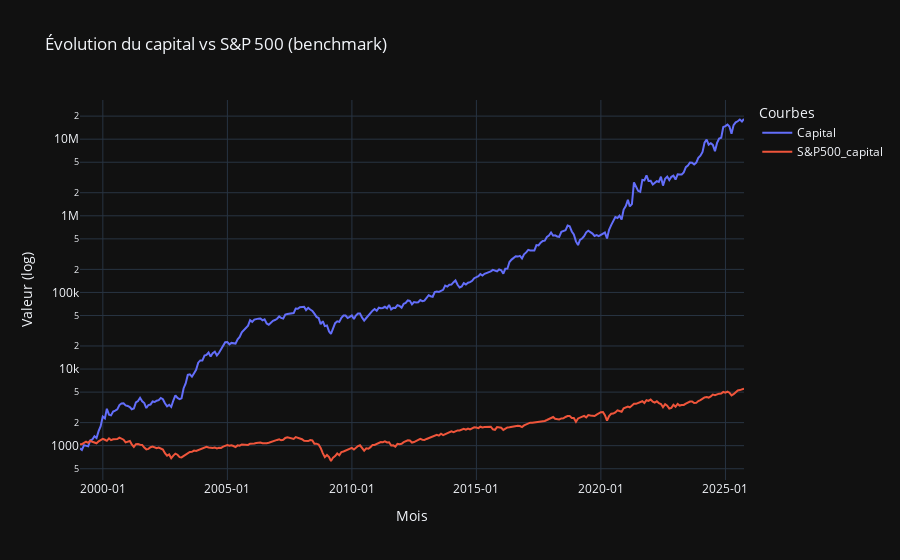
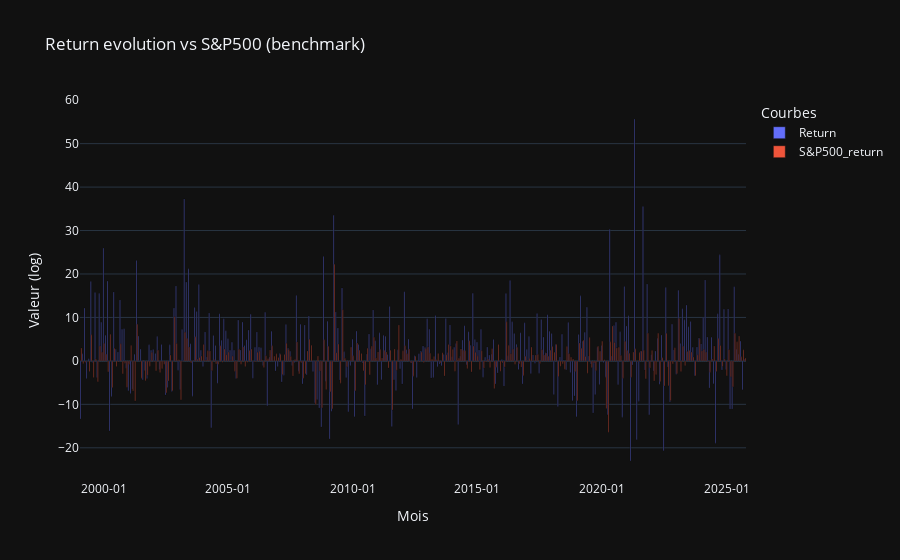
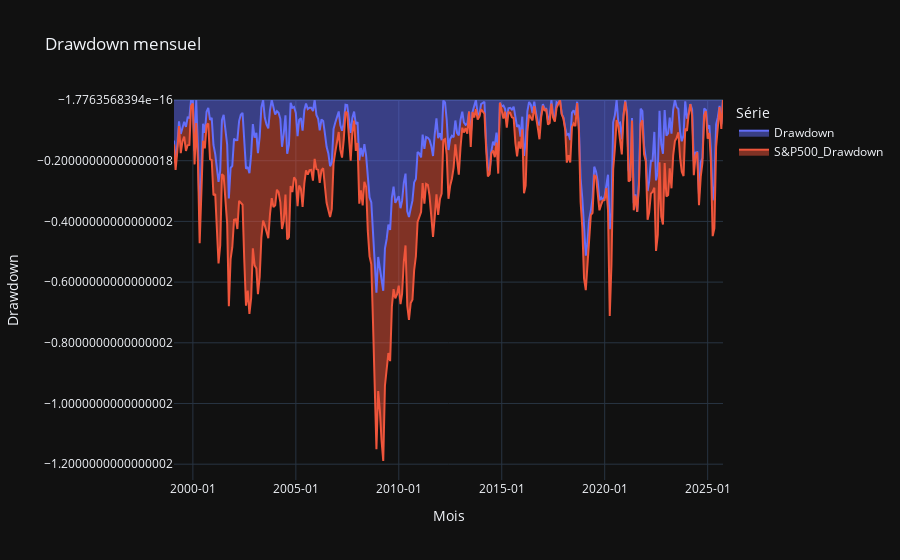
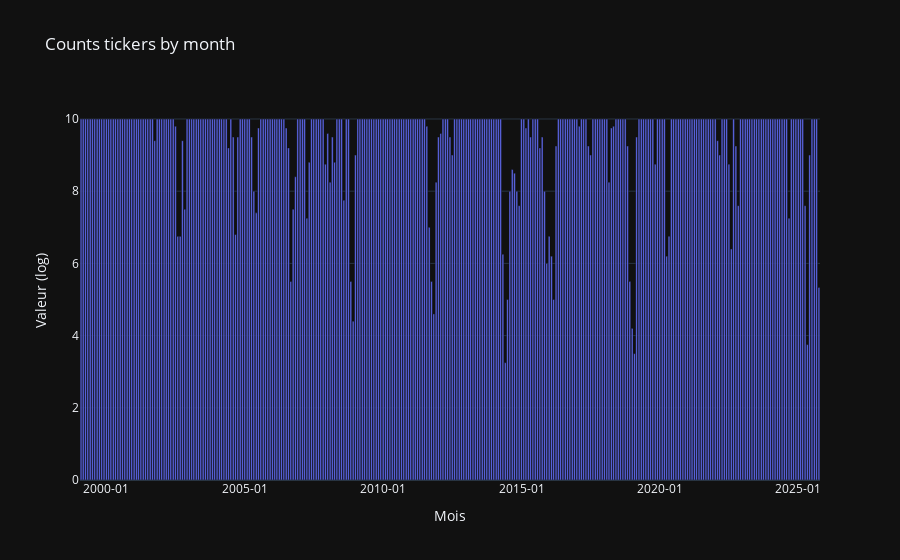

Write notebook code for charts like these, in order.
### Code cell
# 6) Tracer l’évolution du capital vs benchmark (échelle log)
fig = px.line(
    portfolio_per_month.reset_index(),
    x="Date",
    y=["Capital", "S&P500_capital"],
    title="Évolution du capital vs S&P 500 (benchmark)",
    labels={"value": "Valeur", "variable": "Série", "Date": "Mois"}
)

fig.update_yaxes(type="log")  # axe Y en échelle logarithmique
fig.update_layout(
    xaxis_tickformat="%Y-%m",
    xaxis_title="Mois",
    yaxis_title="Valeur (log)",
    legend_title="Courbes"
)
fig.show()

fig = px.bar(
    portfolio_per_month.reset_index(),
    x="Date",
    y=["Return", "S&P500_return"],
    barmode="group",
    title="Return evolution vs S&P500 (benchmark)",
    labels={"value": "Valeur", "variable": "Série", "Date": "Mois"}
)
# axe Y en échelle logarithmique
fig.update_layout(
    xaxis_tickformat="%Y-%m",
    xaxis_title="Mois",
    yaxis_title="Valeur (log)",
    legend_title="Courbes"
)
fig.show()

fig = px.area(
    portfolio_per_month.reset_index(),
    x='Date',
    y=["Drawdown", "S&P500_Drawdown"],
    title="Drawdown mensuel",
    labels={"value": "Valeur", "variable": "Série", "Date": "Mois"}
)
fig.update_layout(
    xaxis_tickformat='%Y-%m',
    yaxis_tickformat='%.0%',
    yaxis_title="Drawdown",
)
fig.show()

fig = px.bar(
    portfolio_per_month.reset_index(),
    x="Date",
    y="Ticker_Count",
    title="Counts tickers by month",
    labels={"value": "Valeur", "variable": "Série", "Date": "Mois"}
)
# axe Y en échelle logarithmique
fig.update_layout(
    xaxis_tickformat="%Y-%m",
    xaxis_title="Mois",
    yaxis_title="Valeur (log)",
    legend_title="Courbes"
)
fig.show()

fig = px.line(
    portfolio_per_annual.reset_index(),
    x="Date",
    y=["Capital", "S&P500_capital"],
    title="Évolution du capital vs S&P500 (benchmark)",
    labels={"value": "Valeur", "variable": "Série", "Date": "Mois"}
)

fig.update_yaxes(type="log")  # axe Y en échelle logarithmique
fig.update_layout(
    xaxis_tickformat="%Y-%m",
    xaxis_title="Mois",
    yaxis_title="Valeur (log)",
    legend_title="Courbes"
)
fig.show()

fig = px.bar(
    portfolio_per_annual.reset_index(),
    x="Date",
    y=["Return", "S&P500_return"],
    barmode="group",
    title="Return evolution vs S&P500 (benchmark)",
    labels={"value": "Valeur", "variable": "Série", "Date": "Mois"}
)
# axe Y en échelle logarithmique
fig.update_layout(
    xaxis_tickformat="%Y-%m",
    xaxis_title="Mois",
    yaxis_title="Valeur (log)",
    legend_title="Courbes"
)
fig.show()

fig = px.area(
    portfolio_per_annual.reset_index(),
    x='Date',
    y=["Drawdown", "S&P500_Drawdown"],
    title="Drawdown annuel",
    labels={"value": "Valeur", "variable": "Série", "Date": "Mois"}
)
fig.update_layout(
    xaxis_tickformat='%Y-%m',
    yaxis_tickformat='%.0%',
    yaxis_title="Drawdown",
)
fig.show()

### Figure 1 — Plotly figure (JSON) as saved in the notebook; plotly's stock layout.template omitted (floating-point values rounded to 4 significant figures; data arrays with more than 128 entries replaced by an {"elided": "..."} marker saying what was removed)
{"data": [{"hovertemplate": "Série=Capital<br>Mois=%{x}<br>Valeur=%{y}<extra></extra>", "legendgroup": "Capital", "line": {"color": "#636efa", "dash": "solid"}, "marker": {"symbol": "circle"}, "mode": "lines", "name": "Capital", "orientation": "v", "showlegend": true, "x": {"elided": "321 str values"}, "xaxis": "x", "y": {"elided": "321 float values"}, "yaxis": "y", "type": "scatter"}, {"hovertemplate": "Série=S&P500_capital<br>Mois=%{x}<br>Valeur=%{y}<extra></extra>", "legendgroup": "S&P500_capital", "line": {"color": "#EF553B", "dash": "solid"}, "marker": {"symbol": "circle"}, "mode": "lines", "name": "S&P500_capital", "orientation": "v", "showlegend": true, "x": {"elided": "321 str values"}, "xaxis": "x", "y": {"elided": "321 float values"}, "yaxis": "y", "type": "scatter"}], "layout": {"xaxis": {"anchor": "y", "domain": [0.0, 1.0], "title": {"text": "Mois"}, "tickformat": "%Y-%m"}, "yaxis": {"anchor": "x", "domain": [0.0, 1.0], "title": {"text": "Valeur (log)"}, "type": "log"}, "legend": {"title": {"text": "Courbes"}, "tracegroupgap": 0}, "title": {"text": "Évolution du capital vs S&P 500 (benchmark)"}}}

### Figure 2 — Plotly figure (JSON) as saved in the notebook; plotly's stock layout.template omitted (floating-point values rounded to 4 significant figures; data arrays with more than 128 entries replaced by an {"elided": "..."} marker saying what was removed)
{"data": [{"alignmentgroup": "True", "hovertemplate": "Série=Return<br>Mois=%{x}<br>Valeur=%{y}<extra></extra>", "legendgroup": "Return", "marker": {"color": "#636efa", "pattern": {"shape": ""}}, "name": "Return", "offsetgroup": "Return", "orientation": "v", "showlegend": true, "textposition": "auto", "x": {"elided": "321 str values"}, "xaxis": "x", "y": {"elided": "321 float values"}, "yaxis": "y", "type": "bar"}, {"alignmentgroup": "True", "hovertemplate": "Série=S&P500_return<br>Mois=%{x}<br>Valeur=%{y}<extra></extra>", "legendgroup": "S&P500_return", "marker": {"color": "#EF553B", "pattern": {"shape": ""}}, "name": "S&P500_return", "offsetgroup": "S&P500_return", "orientation": "v", "showlegend": true, "textposition": "auto", "x": {"elided": "321 str values"}, "xaxis": "x", "y": {"elided": "321 float values"}, "yaxis": "y", "type": "bar"}], "layout": {"xaxis": {"anchor": "y", "domain": [0.0, 1.0], "title": {"text": "Mois"}, "tickformat": "%Y-%m"}, "yaxis": {"anchor": "x", "domain": [0.0, 1.0], "title": {"text": "Valeur (log)"}}, "legend": {"title": {"text": "Courbes"}, "tracegroupgap": 0}, "title": {"text": "Return evolution vs S&P500 (benchmark)"}, "barmode": "group"}}

### Figure 3 — Plotly figure (JSON) as saved in the notebook; plotly's stock layout.template omitted (floating-point values rounded to 4 significant figures; data arrays with more than 128 entries replaced by an {"elided": "..."} marker saying what was removed)
{"data": [{"fillpattern": {"shape": ""}, "hovertemplate": "Série=Drawdown<br>Mois=%{x}<br>Valeur=%{y}<extra></extra>", "legendgroup": "Drawdown", "line": {"color": "#636efa"}, "marker": {"symbol": "circle"}, "mode": "lines", "name": "Drawdown", "orientation": "v", "showlegend": true, "stackgroup": "1", "x": {"elided": "321 str values"}, "xaxis": "x", "y": {"elided": "321 float values"}, "yaxis": "y", "type": "scatter"}, {"fillpattern": {"shape": ""}, "hovertemplate": "Série=S&P500_Drawdown<br>Mois=%{x}<br>Valeur=%{y}<extra></extra>", "legendgroup": "S&P500_Drawdown", "line": {"color": "#EF553B"}, "marker": {"symbol": "circle"}, "mode": "lines", "name": "S&P500_Drawdown", "orientation": "v", "showlegend": true, "stackgroup": "1", "x": {"elided": "321 str values"}, "xaxis": "x", "y": {"elided": "321 float values"}, "yaxis": "y", "type": "scatter"}], "layout": {"xaxis": {"anchor": "y", "domain": [0.0, 1.0], "title": {"text": "Mois"}, "tickformat": "%Y-%m"}, "yaxis": {"anchor": "x", "domain": [0.0, 1.0], "title": {"text": "Drawdown"}, "tickformat": "%.0%"}, "legend": {"title": {"text": "Série"}, "tracegroupgap": 0}, "title": {"text": "Drawdown mensuel"}}}

### Figure 4 — Plotly figure (JSON) as saved in the notebook; plotly's stock layout.template omitted (floating-point values rounded to 4 significant figures; data arrays with more than 128 entries replaced by an {"elided": "..."} marker saying what was removed)
{"data": [{"hovertemplate": "Mois=%{x}<br>Ticker_Count=%{y}<extra></extra>", "legendgroup": "", "marker": {"color": "#636efa", "pattern": {"shape": ""}}, "name": "", "orientation": "v", "showlegend": false, "textposition": "auto", "x": {"elided": "321 str values"}, "xaxis": "x", "y": {"elided": "321 float values"}, "yaxis": "y", "type": "bar"}], "layout": {"xaxis": {"anchor": "y", "domain": [0.0, 1.0], "title": {"text": "Mois"}, "tickformat": "%Y-%m"}, "yaxis": {"anchor": "x", "domain": [0.0, 1.0], "title": {"text": "Valeur (log)"}}, "legend": {"tracegroupgap": 0, "title": {"text": "Courbes"}}, "title": {"text": "Counts tickers by month"}, "barmode": "relative"}}
